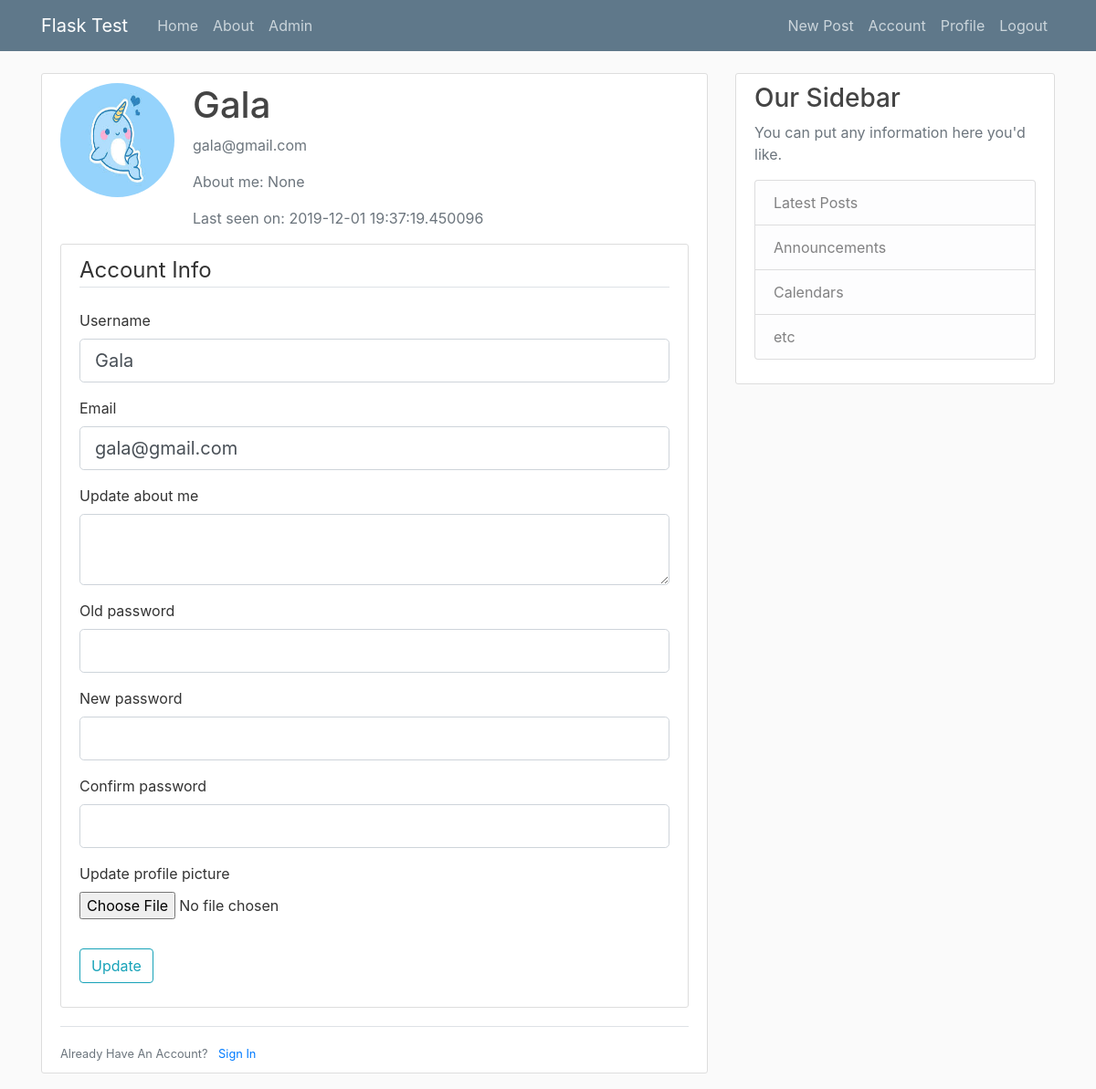
The page /account (signed in) on the database its author committed.
### flaskblog/models.py (models this page shows, shortened)
class User(db.Model, UserMixin):
	id = db.Column(db.Integer, primary_key = True)
	username = db.Column(db.String(20), unique=True, nullable=False)
	email = db.Column(db.String(120), unique=True, nullable=False)
	image_file = db.Column(db.String(20), nullable=False, default = 'default.jpg')
	password = db.Column(db.String(60), nullable = False)
	posts = db.relationship('Post', backref='author', lazy=True)
	about = db.Column(db.String(140))
	last__seen = db.Column(db.DateTime, default=datetime.utcnow)
	admin = db.Column(db.Boolean())
	notes = db.Column(db.UnicodeText)
	followed = db.relationship(
		'User', secondary=followers,
		primaryjoin=(followers.c.follower_id == id),
		secondaryjoin=(followers.c.followed_id == id),
		backref=db.backref('followers', lazy='dynamic'), lazy='dynamic')

### flaskblog/routes.py (the view)
@app.route("/account", methods=['GET', 'POST'])
@login_required
def account():
    form = UpdateAccountForm()
    if form.validate_on_submit():
        if form.picture.data:
            picture_file = save_picture(form.picture.data)
            current_user.image_file = picture_file
        current_user.username = form.username.data
        current_user.email = form.email.data
        current_user.about = form.about.data
        if bcrypt.check_password_hash(current_user.password, form.old_pass.data):
            hashed_password = bcrypt.generate_password_hash(form.new_pass.data).decode('utf-8')
            current_user.password = hashed_password
        db.session.commit()
        flash('Your account has been updated!', 'success')
        return redirect(url_for('account'))
    elif request.method == 'GET':
        form.username.data = current_user.username
        form.email.data = current_user.email
        form.about.data = current_user.about
    image_file = url_for('static', filename='images/' + current_user.image_file)
    return render_template('account.html', title='Account', image_file=image_file, form=form)

### flaskblog/forms.py (shortened to what this page needs)
class UpdateAccountForm(FlaskForm):
	username = StringField('Username', validators=[DataRequired(), Length(min=2, max=20)])
	email = StringField('Email', validators=[DataRequired(), Email()])
	about = TextAreaField('Update about me')
	old_pass = PasswordField('Old password') 	#validators=[DataRequired()]
	new_pass = PasswordField('New password')  #validators=[DataRequired()]
	confirm_pass = PasswordField('Confirm password') #validators=[DataRequired(), EqualTo('password')]
	picture = FileField('Update profile picture', validators=[FileAllowed(['jpg', 'png','jpeg'])])
	submit = SubmitField('Update')

### flaskblog/models.py (called while the page is built)
@login_manager.user_loader
def load_user(user_id):
	return User.query.get(int(user_id))

### flaskblog/routes.py (called while the page is built)
@app.before_request
def before_request():
    if current_user.is_authenticated:
        current_user.last__seen = datetime.utcnow()
        db.session.commit()

### flaskblog/templates/account.html (shortened to what this page needs)
{% extends "layout.html" %}
{% block content %}
   <div class="content-section">
   	<div class="media">
        <img class="rounded-circle account-img" src="{{ image_file }}">
        <div class="media-body">
    			<h2 class="account-heading">{{ current_user.username }}</h2>
    			<p class="text-secondary">{{ current_user.email }}</p>
                <p class="text-secondary">About me: {{ current_user.about }}</p>
                <p class="text-secondary">Last seen on: {{ current_user.last__seen }}</p>
        </div>
   	</div>
   	 <div class="content-section">
         <form method="POST" action="" enctype="multipart/form-data">
            <fieldset class="form-group">
                <legend class="border-bottom mb-4">Account Info</legend>
                <div class="form-group">
                    {{ form.username.label(class="form-control-label") }}
                    {% if form.username.errors %}
                        {{ form.username(class="form-control form-control-lg is-invalid") }}
                        <div class="invalid-feedback">
                            {% for error in form.username.errors %}
                                <span>{{ error }}</span>
                            {% endfor %}
                        </div>
                    {% else %}
                        {{ form.username(class="form-control form-control-lg") }}
                    {% endif %}
                </div>
                <div class="form-group">
                    {{ form.email.label(class="form-control-label") }}
                    {% if form.email.errors %}
                        {{ form.email(class="form-control form-control-lg is-invalid") }}
                        <div class="invalid-feedback">
                            {% for error in form.email.errors %}
                                <span>{{ error }}</span>
                            {% endfor %}
                        </div>
                    {% else %}
                        {{ form.email(class="form-control form-control-lg") }}
                    {% endif %}
                </div>
                <div class="form-group">
                    {{ form.about.label(class="form-control-label") }}
                    {% if form.about.errors %}
                        {{ form.about(class="form-control form-control-lg is-invalid") }}
                        <div class="invalid-feedback">
                            {% for error in form.about.errors %}
                                <span>{{ error }}</span>
                            {% endfor %}
                        </div>
                    {% else %}
                        {{ form.about(class="form-control form-control-lg") }}
                    {% endif %}
                </div>
            <div class="form-group">
                    {{ form.old_pass.label(class="form-control-label") }}
                    {% if form.old_pass.errors %}
                        {{ form.old_pass(class="form-control form-control-lg is-invalid") }}
                        <div class="invalid-feedback">
                            {% for error in form.old_pass.errors %}
                                <span>{{ error }}</span>
                            {% endfor %}
                        </div>
                    {% else %}
                        {{ form.old_pass(class="form-control form-control-lg") }}
                    {% endif %}
                </div>
                <div class="form-group">
                    {{ form.new_pass.label(class="form-control-label") }}
                    {% if form.new_pass.errors %}
                        {{ form.new_pass(class="form-control form-control-lg is-invalid") }}
                        <div class="invalid-feedback">
                            {% for error in form.new_pass.errors %}
                                <span>{{ error }}</span>
                            {% endfor %}
                        </div>
                    {% else %}
                        {{ form.new_pass(class="form-control form-control-lg") }}
                    {% endif %}
                </div>
                <div class="form-group">
                    {{ form.confirm_pass.label(class="form-control-label") }}
                    {% if form.confirm_pass.errors %}
                        {{ form.confirm_pass(class="form-control form-control-lg is-invalid") }}
                        <div class="invalid-feedback">
                            {% for error in form.confirm_pass.errors %}
                                <span>{{ error }}</span>
                            {% endfor %}
                        </div>
                    {% else %}
                        {{ form.confirm_pass(class="form-control form-control-lg") }}
                    {% endif %}
                </div>
                <div class="form-group">
                	{{ form.picture.label() }}
                	{{ form.picture(class="form-control-file") }}
                </div>
            </fieldset>
            <div class="form-group">
                {{ form.submit(class="btn btn-outline-info") }}
            </div>
        </form>
    </div>
    <div class="border-top pt-3">
        <small class="text-muted">
            Already Have An Account? <a class="ml-2" href="{{ url_for('login') }}">Sign In</a>
        </small>
    </div>
   </div>
{% endblock content %}

### flaskblog/static/main.css (style rules this page uses)
body { background: #fafafa; color: #333333; margin-top: 5rem; }
h1, h2, h3, h4, h5, h6 { color: #444444; }
.content-section { background: #ffffff; padding: 10px 20px; border: 1px solid #dddddd; border-radius: 3px; margin-bottom: 20px; }
.account-img { height: 125px; width: 125px; margin-right: 20px; margin-bottom: 16px; }
.account-heading { font-size: 2.5rem; }

### rows shown on the page
User: username "Gala", email "gala@gmail.com", about "None", last__seen "2019-12-01 19:37:19.450096"
